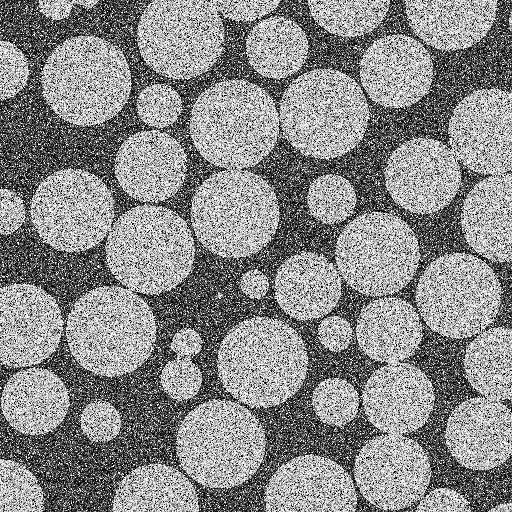
#> input picture src/segmentation/srm/data/beads.png, 512 x 512 px; its folder holds only this picture in this run
$ python -i SegmentationToVoronoi.py   (imports and definitions only)   (older library calls are emulated)
#> lines starting #> are read from the running program, lines starting #| are printed output that depends on the picture; after the words box and inside, x2 and y2 are one past the last pixel; in counts of white or black regions, pixels touching at a corner belong together
#> further down, picture is the input picture: shape (512, 512); min 0, max 255, mean 137.4


from scipy import ndimage as ndi
import numpy as np

from skimage import io
from skimage.segmentation import watershed
from skimage.feature import peak_local_max
from skimage.util import img_as_uint, img_as_int
from skimage.measure import label, regionprops
from skimage.morphology import dilation, disk, erosion


"""
Module of functions to be able to bring segmentation results
into
"""


def segmentation_to_watershed_and_voronoi(img,
                                          local_max_min_distance = 4,
                                          local_voronoi_distance = 4):
    """
    Converts a binary segmentation into a watershedded
    image to break up globs. Amounts to porting
    the fiji script into python.
    Two major steps.
    1) Get the watershedded image.
    2) Get the mask, dilate the image then invert it.
    """
#> called with local_max_min_distance = 4, local_voronoi_distance = 4

    """
    Create the Watershed binary
    """
    img_watershed = img.copy()

    distance_watershed = ndi.distance_transform_edt(img_watershed)
    local_maxi_watershed = peak_local_max(distance_watershed,
                                min_distance = local_max_min_distance,
                                indices = False,
                                labels = img_watershed)
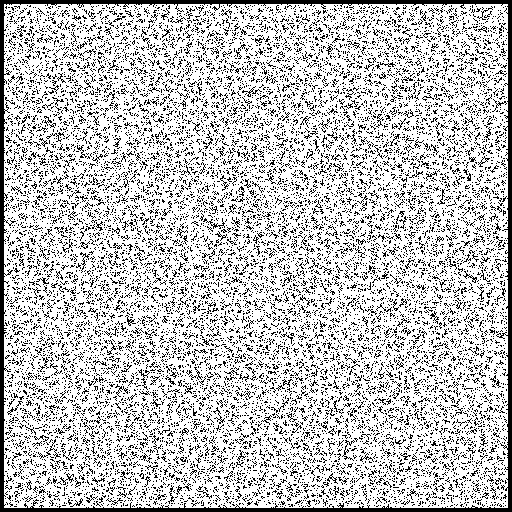
#> local_maxi_watershed: shape (512, 512) bool; 76.7% white; black in thin lines or dots
    markers_watershed = label(local_maxi_watershed)
    labels_watershed = watershed(-distance_watershed,
                       markers_watershed,
                       mask = img_watershed,
                       watershed_line = True)
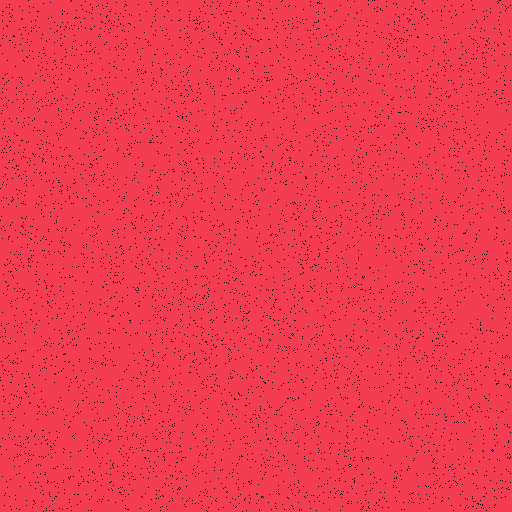
#> labels_watershed: shape (512, 512) int32; 10 distinct labels, from 0 to 9; one colour per label, 0 black
    output_watershed_binary = np.zeros_like(img,dtype = "uint8")
    output_watershed_binary[labels_watershed >= 1] = 1

    region_properties_watershed = regionprops(labels_watershed)
#> region_properties_watershed = 9 regions; largest, box (x1, y1, x2, y2) and area: (0, 0, 512, 512) 254871, (349, 465, 351, 466) 2, (237, 70, 238, 71) 1, (504, 212, 505, 213) 1, (185, 237, 186, 238) 1

    """
    Draw the Voronoi regions.
    """
    # Now we want to separate the two objects in image
    # Generate the markers as local maxima of the distance to the background
    img_voronoi = (255-img).copy()
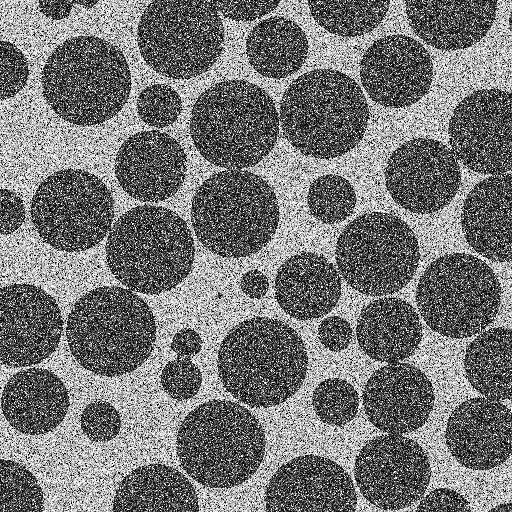
#> img_voronoi: shape (512, 512); min 0, max 255, mean 117.6

    distance_voronoi = ndi.distance_transform_edt(img_voronoi)
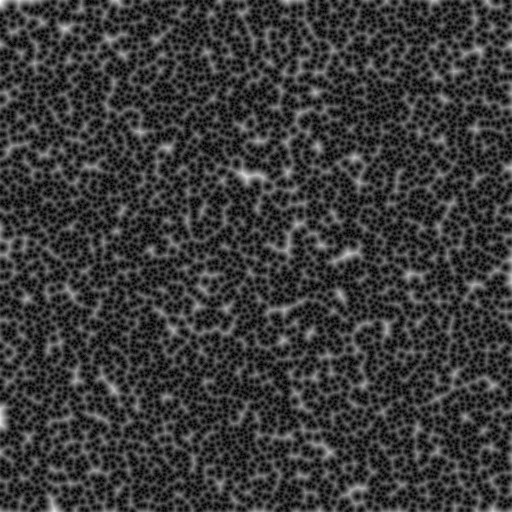
#> distance_voronoi: shape (512, 512) float64; min 0, max 13.04, mean 2.93; drawn with min black and max white
    local_maxi_voronoi = peak_local_max(-distance_voronoi, min_distance =
                                        local_voronoi_distance, indices=False)
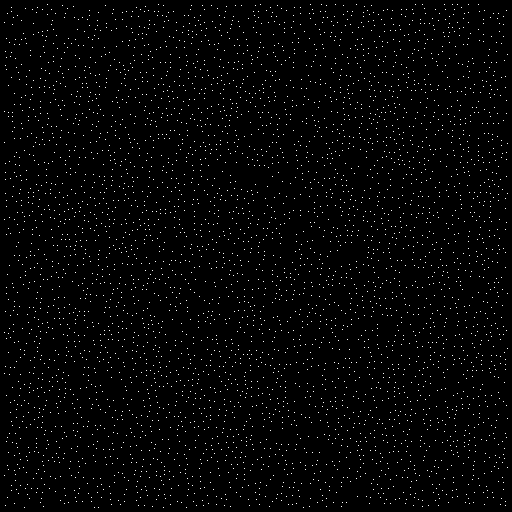
#> local_maxi_voronoi: shape (512, 512) bool; 1.7% white in thin lines or dots
    labels_voro = watershed(distance_voronoi, labels_watershed, watershed_line = True)
#> labels_voro: shape (512, 512) int32; 10 distinct labels, from 0 to 9

    mask = get_mask(img)

    return output_watershed_binary, labels_voro*mask


def get_mask(img, dilation_disk_size = 5):
    """
    Simple method to extract a mask from the segmentation.
    main idea is to dilate the daylights out of the segmentation and
    then take the inverse.
    """
#> called with dilation_disk_size = 5

    dilated = dilation(img,disk(dilation_disk_size))
    labelled_inverted = label(1-dilated)
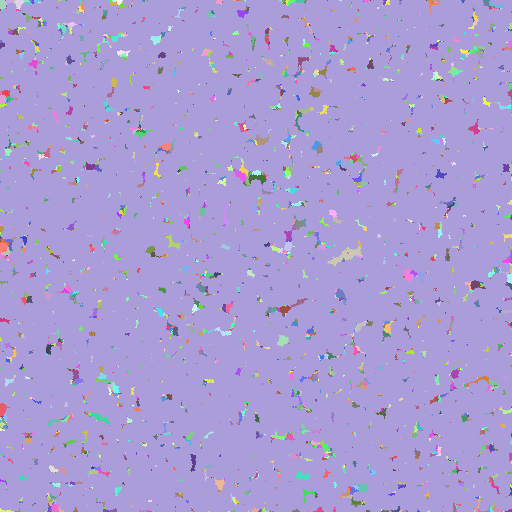
#> labelled_inverted: shape (512, 512) int64; 3770 distinct labels, from 1 to 3770; one colour per label, 0 black

    output = np.zeros_like(dilated,dtype = "uint8")
    output[labelled_inverted != 1] = 1


    return output

>>> import cv2
>>> picture = cv2.imread('../../../segmentation/srm/data/beads.png', cv2.IMREAD_GRAYSCALE)
>>> result = segmentation_to_watershed_and_voronoi(picture)
#> in segmentation_to_watershed_and_voronoi, `mask = get_mask(img)`:
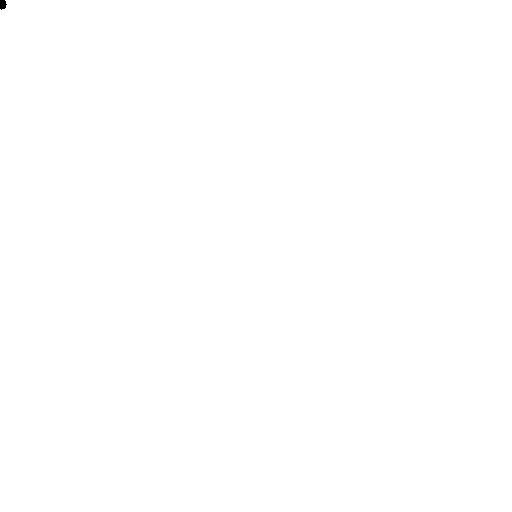
#> mask: shape (512, 512); values 0 (black) and 1 (white), 100% white; 1 black region, box (x1, y1, x2, y2) and area: (0, 0, 7, 10) 54

$ run again, on src/segmentation/srm/data/gambier.png
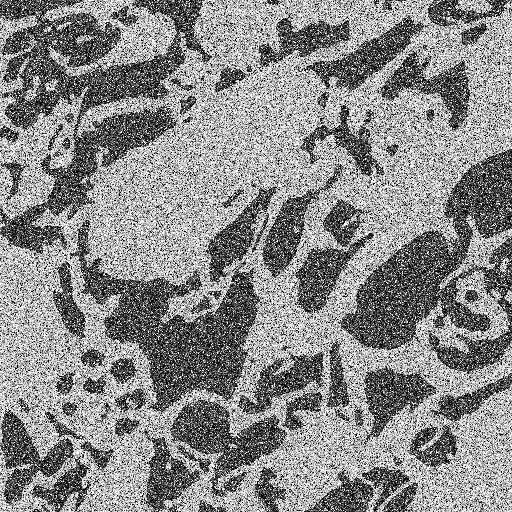
#> input picture src/segmentation/srm/data/gambier.png, 512 x 512 px
#> picture is the input picture: shape (512, 512); min 0, max 255, mean 137.4
#> local_maxi_watershed: shape (512, 512) bool; 76.9% white; black in thin lines or dots
#> in segmentation_to_watershed_and_voronoi, `labels_watershed = watershed(-distance_watershed, markers_watershed, m..`:
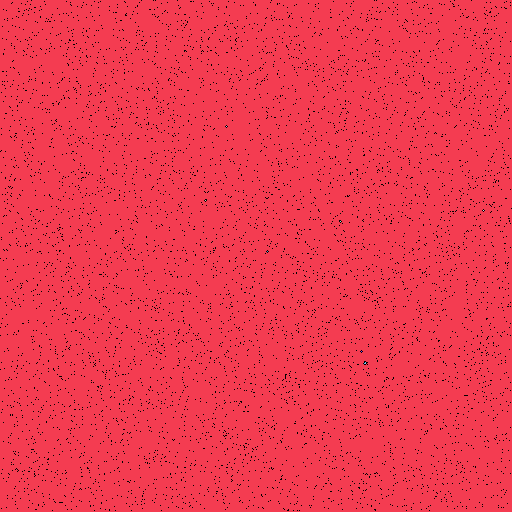
#> labels_watershed: shape (512, 512) int32; 9 distinct labels, from 0 to 8; one colour per label, 0 black
#> region_properties_watershed = 8 regions; box (x1, y1, x2, y2) and area: (0, 0, 512, 512) 254911, (364, 362, 366, 364) 3, (226, 126, 227, 127) 1, (205, 200, 206, 201) 1, (483, 210, 484, 211) 1, (340, 221, 341, 222) 1, (267, 251, 268, 252) 1, (361, 351, 362, 352) 1
#> local_maxi_voronoi: shape (512, 512) bool; 1.7% white in thin lines or dots
#> labels_voro: shape (512, 512) int32; 9 distinct labels, from 0 to 8
#> in get_mask, `labelled_inverted = label(1-dilated)`:
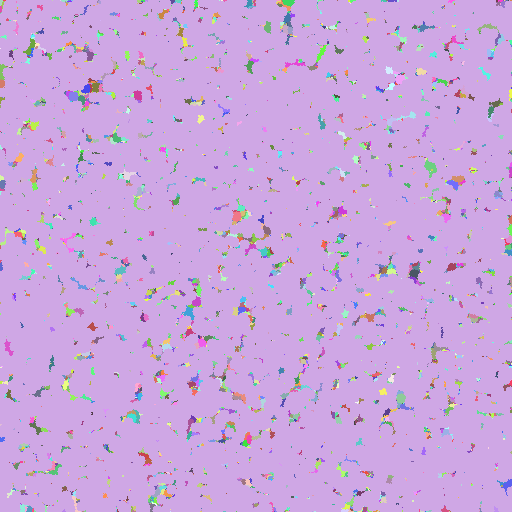
#> labelled_inverted: shape (512, 512) int64; 4130 distinct labels, from 1 to 4130; one colour per label, 0 black
#> mask: shape (512, 512); values 0 (black) and 1 (white), 100% white; 1 black region (1 under 20 px)
